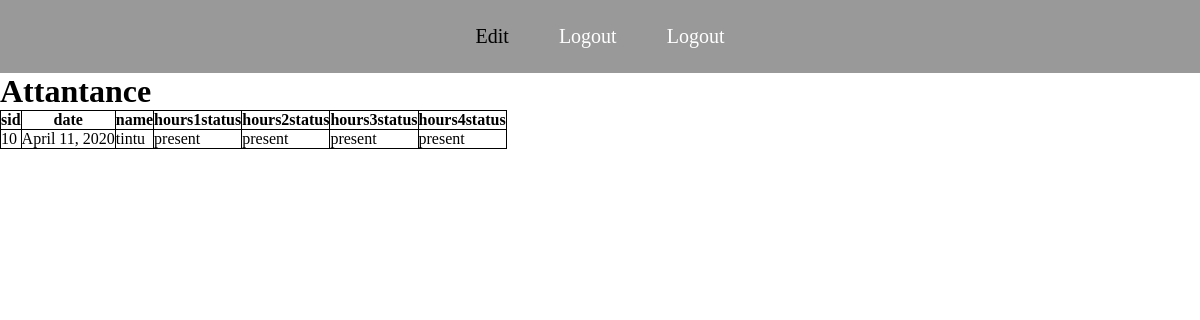
Screenshot of /attantancedetail (signed in) with the database file from the repository.
### register/models.py (models this page shows)
class studentattantance(models.Model):
    date=models.DateField(max_length=10)
    sid=models.IntegerField(null=True,blank=True)
    name=models.CharField(max_length=30)
    hours1status=models.CharField(max_length=15)
    hours2status=models.CharField(max_length=15)
    hours3status=models.CharField(max_length=15)
    hours4status=models.CharField(max_length=15)
    class meta:
        db_table:"register_studentattantance"

### register/views.py (the view)
# urls.py: path('attantancedetail',views.attantanceview,name='viewattantance'),
def attantanceview(request):
    querysettt=studentattantance.objects.all().filter(sid=request.session['stid'])
    return render(request,'viewattantance.html',{'authorsss':querysettt})

### register/templates/viewattantance.html (shortened to what this page needs)
{% load static %}<!DOCTYPE html>
<html>
<head>
<link rel="stylesheet"href="{% static 'css/style3.css' %}">
</head>
<body class="b1">
<div class="navbar">
<ul>
<li>Edit</li>
<li><a href="{% url 'logout'%}">Logout</a></li>
<li><a href="logout.html">Logout</a></li>
</ul>
</div>
<div>
    <h1>Attantance</h1>
    <table>
        <thead>
            <tr>
                <th>sid</th>
                <th>date</th>
                <th>name</th>
                <th>hours1status</th>
                <th>hours2status</th>
				<th>hours3status</th>
				<th>hours4status</th>
            </tr>
        </thead>
    <tbody>
                {%if authorsss%}
                {%for i in authorsss%}
                <tr>
					<td>{{i.sid}}</td>
					<td>{{i.date}}</td>
					<td>{{i.name}}</td>
                    <td>{{i.hours1status}}</td>
                    <td>{{i.hours2status}}</td>
                    <td>{{i.hours3status}}</td>
                    <td>{{i.hours4status}}</td>
                </tr>
                {%endfor%}
         {%endif%}
    </tbody>
    </table>
</div>
</body>
</html>

### register/static/css/style3.css (style rules this page uses)
* { margin :0px;padding: 0px; }
.b1 { background-image: url(../img/1.jpg); background-size: cover; }
.navbar { text-align:center; width:100%; background-color:rgb(0,0,0,0.4); }
.navbar ul { list-style-type:none; display :inline-flex; }
.navbar ul li { width:120 px; padding:20px; font-size:20px; border-radius:20px; margin:5px; }
.navbar ul li a { color : white; text-decoration: none; }

### register/templates/viewattantance.html (style rules this page uses)
table,th,td { border:1px solid black;border-collapse:collapse; }

### rows the page displays
studentattantance: sid "10", date "April 11, 2020", name "tintu", hours1status "present", hours2status "present", hours3status "present", hours4status "present"
